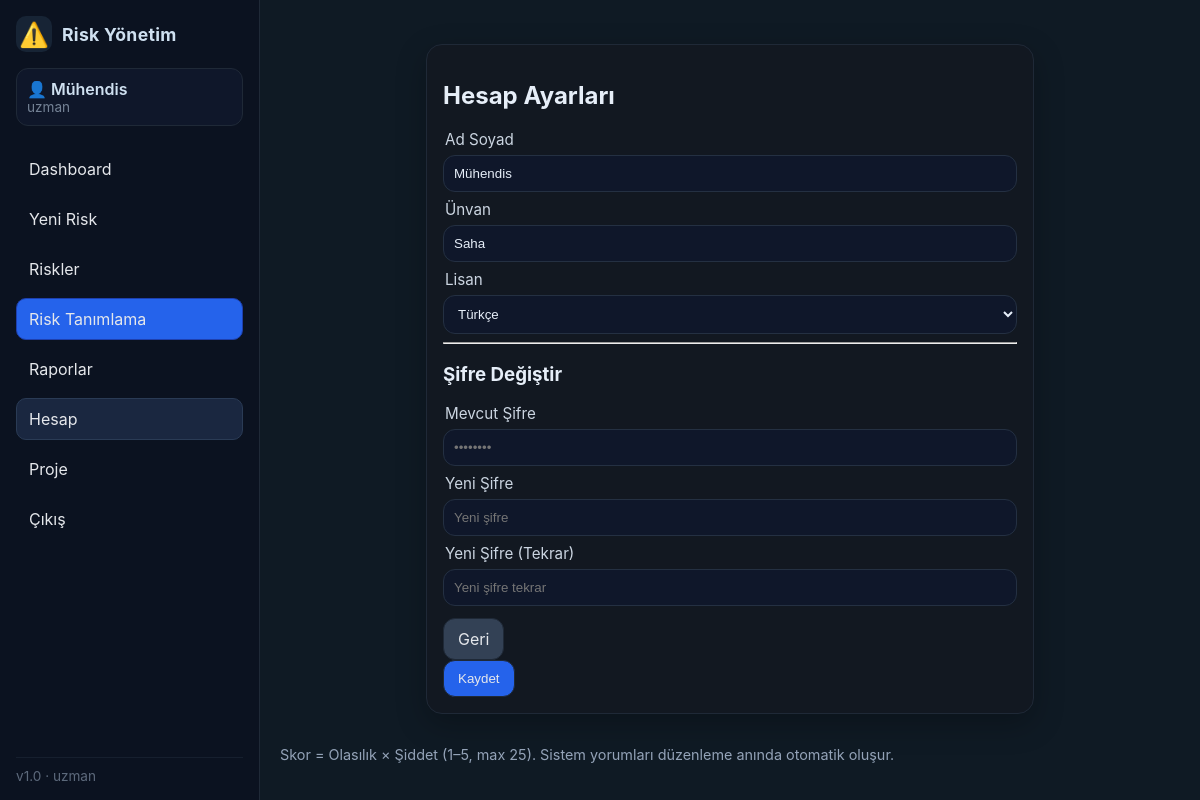
Page /settings/account (signed in) on the committed database.
### riskapp/models.py (models this page shows, shortened)
class Account(db.Model):
    __tablename__ = "accounts"
    id = db.Column(db.Integer, primary_key=True)
    language = db.Column(db.String(20), default="Türkçe")
    contact_name = db.Column(db.String(120), nullable=False)   # Yetkili Kişi
    contact_title = db.Column(db.String(120), nullable=True)   # Yetkili Ünvanı
    email = db.Column(db.String(200), unique=True, nullable=False, index=True)
    role = db.Column(db.String(20), default="uzman")           # admin | uzman
    password_hash = db.Column(db.String(255), nullable=False)
    created_at = db.Column(db.DateTime, default=datetime.utcnow)

### riskapp/app.py (the view, shortened to what this page needs)
    @app.route("/settings/account", methods=["GET", "POST"])
    def settings_account():
        acc = Account.query.get(session.get("account_id"))
        if not acc:
            return redirect(url_for("logout"))
        return render_template("settings_account.html", acc=acc)

### riskapp/templates/settings_account.html (shortened to what this page needs)
{% extends "base.html" %}
{% block content %}
<div class="container" style="max-width:640px">
  <div class="card">
    <h2>Hesap Ayarları</h2>
    <form method="post" class="form">
      <label>Ad Soyad</label>
      <input class="input" name="contact_name" value="{{ acc.contact_name }}">
      <label>Ünvan</label>
      <input class="input" name="contact_title" value="{{ acc.contact_title or '' }}">
      <label>Lisan</label>
      <select class="input" name="language">
        <option value="Türkçe" {{ 'selected' if acc.language=='Türkçe' }}>Türkçe</option>
      </select>
      <hr/>
      <h3>Şifre Değiştir</h3>
      <label>Mevcut Şifre</label>
      <input class="input" type="password" name="current_password" placeholder="••••••••">
      <label>Yeni Şifre</label>
      <input class="input" type="password" name="new_password" placeholder="Yeni şifre">
      <label>Yeni Şifre (Tekrar)</label>
      <input class="input" type="password" name="new_password2" placeholder="Yeni şifre tekrar">
      <div class="row" style="margin-top:12px">
        <a class="btn" href="{{ url_for('dashboard') }}">Geri</a>
        <button class="btn btn-primary">Kaydet</button>
      </div>
    </form>
  </div>
</div>
{% endblock %}

### riskapp/templates/base.html (shortened to what this page needs)
<!DOCTYPE html>
<html lang="tr">
<head>
  <link rel="stylesheet" href="{{ url_for('static', filename='style.css') }}">
</head>
<body>
<div class="layout">
  <aside class="sidebar">
    <div class="brand">
      <div class="logo">⚠️</div>
      <div class="title">Risk Yönetim</div>
    </div>
    {% if session.get('username') %}
    <div class="userbox">
      <div class="user">👤 {{ session.get('username') }}</div>
      <div class="role">{{ session.get('role','uzman') }}</div>
    </div>
    {% endif %}
    {% set current = request.endpoint %}
    <nav class="menu">
      {% if session.get('username') %}
        <a class="{{ 'active' if current == 'dashboard' else '' }}" href="{{ url_for('dashboard') }}">Dashboard</a>
        <a class="{{ 'active' if current == 'risk_new' else '' }}" href="{{ url_for('risk_new') }}">Yeni Risk</a>
        <a class="{{ 'active' if current == 'risk_select' else '' }}" href="{{ url_for('risk_select') }}">Riskler</a>
        <a class="btn {{ 'active' if current == 'risk_identify' else '' }}" href="{{ url_for('risk_identify') }}">Risk Tanımlama</a>
        <a class="{{ 'active' if current == 'reports' else '' }}" href="{{ url_for('reports') }}">Raporlar</a>
        <a class="{{ 'active' if current == 'settings_account' else '' }}" href="{{ url_for('settings_account') }}">Hesap</a>
        <a class="{{ 'active' if current == 'settings_project' else '' }}" href="{{ url_for('settings_project') }}">Proje</a>
        <a href="{{ url_for('logout') }}">Çıkış</a>
      {% endif %}
    </nav>
    <div class="sidebar-footer">v1.0 · {{ session.get('role','guest') }}</div>
  </aside>
  <main class="main">
    {% block content %}{% endblock %}
    <footer class="footer">
      <p>Skor = Olasılık × Şiddet (1–5, max 25). Sistem yorumları düzenleme anında otomatik oluşur.</p>
    </footer>
  </main>
</div>
</body>
</html>

### riskapp/static/style.css (style rules this page uses)
:root { --bg:#0b0f14; --card:#121821; --muted:#8aa0b2; --fg:#e6eef8; --accent:#22c55e; --danger:#ef4444; --warn:#f59e0b; --line:#1f2937; --ink:#cfe0f0; --ink-dim:#9db0c0; --ink-strong:#e6eef8; --surface:#0f1a24; --surface-2:#0b1420; --surface-3:#111c29; --surface-4:#122136; --outline:#1b2a40; }
* { box-sizing:border-box }
html,body { margin:0; padding:0; background:var(--bg); color:var(--fg); font-family:Inter,system-ui,Segoe UI,Roboto,Arial,sans-serif; }
a { color:#93c5fd; text-decoration:none }
.container { max-width:1100px; margin:24px auto; padding:0 16px }
.card { background:var(--card); border:1px solid var(--line); border-radius:16px; padding:16px; box-shadow:0 10px 30px rgba(0,0,0,.25); }
.btn { display:inline-block; padding:10px 14px; border-radius:12px; background:#334155; color:#e5e7eb; border:1px solid var(--line); cursor:pointer; transition:opacity .15s ease, transform .02s ease; }
.btn-primary { background:#2563eb }
.input, textarea, select { width:100%; background:#0f172a; border:1px solid #243042; color:var(--fg); padding:10px; border-radius:12px; }
label { display:block; margin:8px 0 6px 2px; color:#cbd5e1; font-size:.95rem }
.footer { margin-top:32px; color:#94a3b8; font-size:.9rem }
.layout { display:grid; grid-template-columns:260px 1fr; min-height:100vh; background:var(--surface); }
.sidebar { background:var(--surface-2); color:var(--ink); display:flex; flex-direction:column; gap:16px; padding:20px 16px; border-right:1px solid var(--outline); }
.brand { display:flex; align-items:center; gap:10px }
.brand .logo { width:36px; height:36px; display:grid; place-items:center; background:#172435; border-radius:10px }
.brand .title { font-weight:700; letter-spacing:.3px }
.userbox { background:var(--surface-3); padding:10px 12px; border:1px solid var(--outline); border-radius:12px }
.userbox .role { font-size:12px; opacity:.7 }
.menu { display:flex; flex-direction:column; gap:8px; margin-top:6px }
.menu a { padding:10px 12px; border-radius:10px; color:var(--ink); border:1px solid transparent }
.sidebar-footer { margin-top:auto; font-size:12px; opacity:.6; color:var(--ink-dim) }
.main { background:var(--surface); color:var(--ink-strong); padding:24px; }
.layout { display:grid;grid-template-columns:260px 1fr;min-height:100vh }
.sidebar { background:#0b1220;border-right:1px solid var(--line);padding:16px;position:sticky;top:0;height:100vh;display:flex;flex-direction:column;gap:16px }
.brand { display:flex;align-items:center;gap:10px }
.brand .logo { font-size:24px }
.brand .title { font-weight:700;font-size:1.1rem }
.userbox { background:#0f172a;border:1px solid var(--line);border-radius:12px;padding:10px }
.userbox .user { font-weight:600 }
.userbox .role { font-size:.85rem;color:#9fb0c3 }
.menu { display:flex;flex-direction:column;gap:8px }
.menu a { display:block;padding:10px 12px;border-radius:10px;border:1px solid transparent;background:transparent;color:#e5e7eb }
.menu a.active { background:#1a2740;border-color:#2a3b55 }
.menu a.btn { background:#2563eb;border-color:#1e40af }
.sidebar-footer { margin-top:auto;color:#93a3b8;font-size:.85rem;border-top:1px solid var(--line);padding-top:10px }
.main { padding:20px }

### rows in the picture
Account: get "Mühendis", get "uzman", contact_name "Mühendis", contact_title "Saha"
